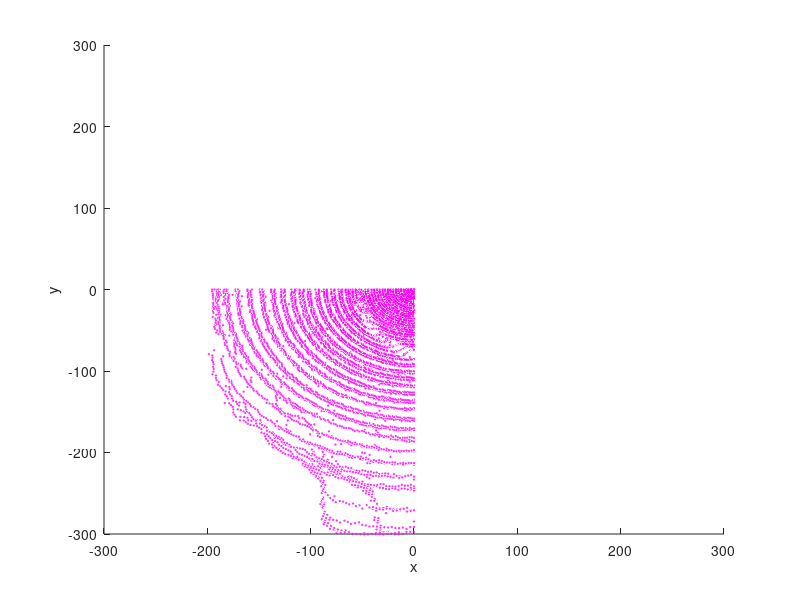

MATLAB code for this plot:
%investigate 3D plotting
clear
clc
close all

format long;
load results.txt;
r = results(:,:);

load params.txt;
parameters = params(:,:);

stepper_angle_constant = 87890625e-09;
disp(num2str(stepper_angle_constant,'%.9f'));

stepper_resolution = (parameters(1));
stepper_max_steps = (parameters(2));
servo_resolution = (parameters(3));
servo_max_angle = (parameters(4));
servo_start_position = (parameters(5));

max_angle_x = stepper_max_steps * stepper_angle_constant;
measurements_x = stepper_max_steps / stepper_resolution + 1;

measurements_y = floor((servo_start_position - servo_max_angle) / servo_resolution) + 1;
increment_phi = stepper_angle_constant * stepper_resolution;

theta = servo_start_position:(-servo_resolution):servo_max_angle;
phi = 0:increment_phi:max_angle_x;

x = ones(measurements_y, measurements_x);
x = x.*(-1000);
y = ones(measurements_y, measurements_x);
y = y.*(-1000);
z = ones(measurements_y, measurements_x);
z = z.*(-1000);

figure;
hold on;
for i = 1:measurements_y
    for j = 1:measurements_x
        if r(i,j) ~= 1
            if r(i,j) <= 1000
                x(i, j) = r(i,j) * sin(deg2rad(theta(i))) * cos(deg2rad(phi(j)));
                y(i, j) = r(i,j) * sin(deg2rad(theta(i))) * sin(deg2rad(phi(j)));
                z(i, j) = r(i,j) * cos(deg2rad(theta(i)));
            end
        end
    end
end

plot3(x, y, z, 'mo', 'MarkerSize', 1);
xlabel('x');
ylabel('y');
zlabel('z');
xlim([-300, 300]);
ylim([-300, 300]);
zlim([-300, 300]);